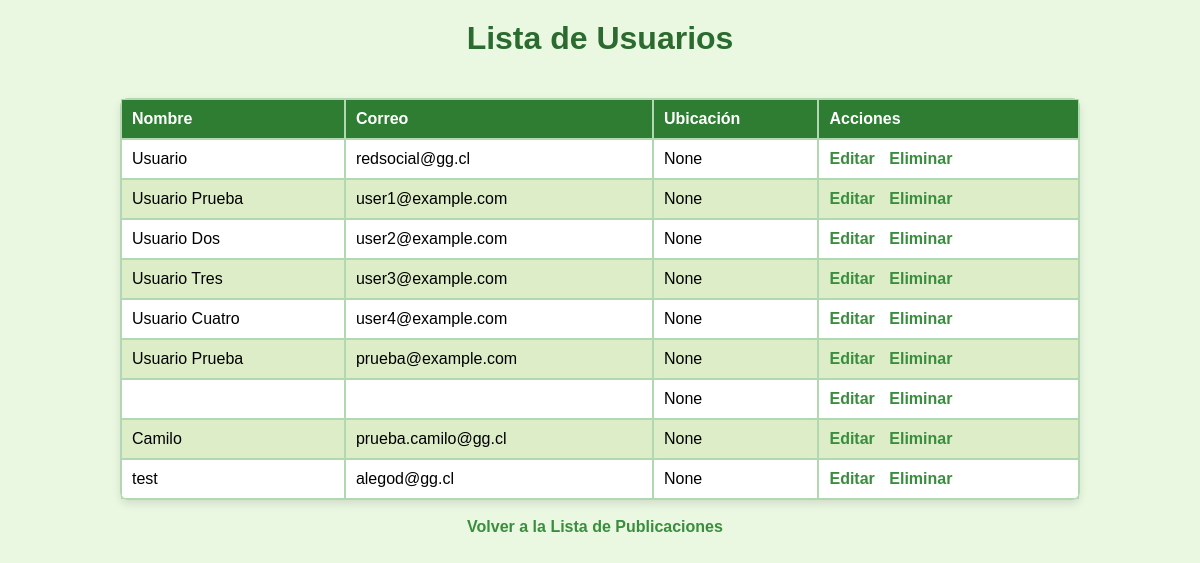
The app's page /usuario/ (signed in), older data.
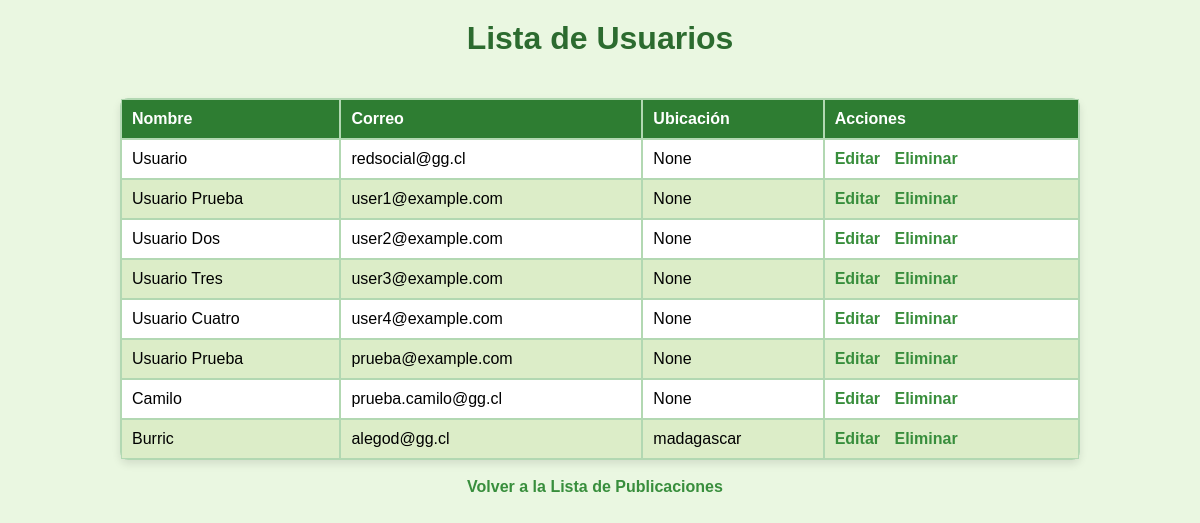
The same page, newer data.
### usuario/models.py (models this page shows, shortened)
class Usuario(AbstractUser):
    nombre = models.CharField(max_length=150)
    correo = models.EmailField(unique=True)
    ubicacion = models.CharField(max_length=255, blank=True, null=True)
    USERNAME_FIELD = 'correo'
    REQUIRED_FIELDS = ['username', 'nombre']

### usuario/views.py (the view)
# urls.py: path('', views.usuario_list, name='usuario_list'),  # Descomentar esta línea
@user_passes_test(is_superuser)
def usuario_list(request):
    usuarios = Usuario.objects.all()
    return render(request, 'usuario_list.html', {'usuarios': usuarios})

### usuario/views.py (called while the page is built)
def is_superuser(user):
    return user.is_superuser

### usuario/templates/usuario_list.html (shortened to what this page needs)
{% load static %}
<!DOCTYPE html>
<html lang="es">
<head>
    <link rel="stylesheet" href="{% static 'css/lista_usuario.css' %}">
</head>
<body>
    <h1>Lista de Usuarios</h1>
    <table border="1">
        <thead>
            <tr>
                <th>Nombre</th>
                <th>Correo</th>
                <th>Ubicación</th>
                <th>Acciones</th>
            </tr>
        </thead>
        <tbody>
            {% for usuario in usuarios %}
                <tr>
                    <td>{{ usuario.nombre }}</td>
                    <td>{{ usuario.correo }}</td>
                    <td>{{ usuario.ubicacion }}</td>
                    <td>
                        <a href="{% url 'usuario_edit' usuario.id %}">Editar</a>
                        <a href="{% url 'usuario_delete' usuario.id %}">Eliminar</a>
                    </td>
                </tr>
            {% empty %}
                <tr>
                    <td colspan="4">No hay usuarios disponibles.</td>
                </tr>
            {% endfor %}
        </tbody>
    </table>
    <br><a href="{% url 'publicacion_list' %}">Volver a la Lista de Publicaciones</a>
</body>
</html>

### usuario/static/css/lista_usuario.css (style rules this page uses)
body { font-family: Arial, sans-serif; background-color: #eaf7e1; margin: 0; padding: 0; display: flex; flex-direction: column; align-items: center; height: 100vh; text-align: center; }
h1 { color: #2c6b2f; margin-top: 20px; }
table { width: 80%; max-width: 1000px; background-color: #fff; border-radius: 8px; box-shadow: 0 4px 8px rgba(0, 0, 0, 0.1); margin-top: 20px; border-collapse: separate; border-spacing: 0; }
table, th, td { border: 1px solid #b2d8b2; }
th, td { padding: 10px; text-align: left; }
th { background-color: #2e7d32; color: white; }
tr:nth-child(even) { background-color: #dcedc8; }
td { font-size: 16px; }
a { margin-right: 10px; color: #388e3c; text-decoration: none; font-weight: bold; }

Row changes from the older to the newer data that the page shows:
removed Usuario: ubicacion "None"
removed Usuario: nombre "test", correo "alegod@gg.cl", ubicacion "None"
added Usuario: nombre "Burric", correo "alegod@gg.cl", ubicacion "madagascar"
